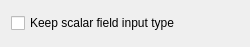
<?xml version="1.0" encoding="UTF-8"?>
<ui version="4.0">
 <class>SetFieldDataDialog</class>
 <widget class="QWidget" name="SetFieldDataDialog">
  <property name="geometry">
   <rect>
    <x>0</x>
    <y>0</y>
    <width>250</width>
    <height>47</height>
   </rect>
  </property>
  <property name="minimumSize">
   <size>
    <width>250</width>
    <height>47</height>
   </size>
  </property>
  <property name="windowTitle">
   <string>SetFieldDataDialog</string>
  </property>
  <layout class="QHBoxLayout" name="horizontalLayout">
   <item>
    <widget class="QCheckBox" name="keepTypeCheckBox_">
     <property name="minimumSize">
      <size>
       <width>250</width>
       <height>0</height>
      </size>
     </property>
     <property name="text">
      <string>Keep scalar field input type</string>
     </property>
    </widget>
   </item>
  </layout>
 </widget>
 <resources/>
 <connections/>
</ui>
